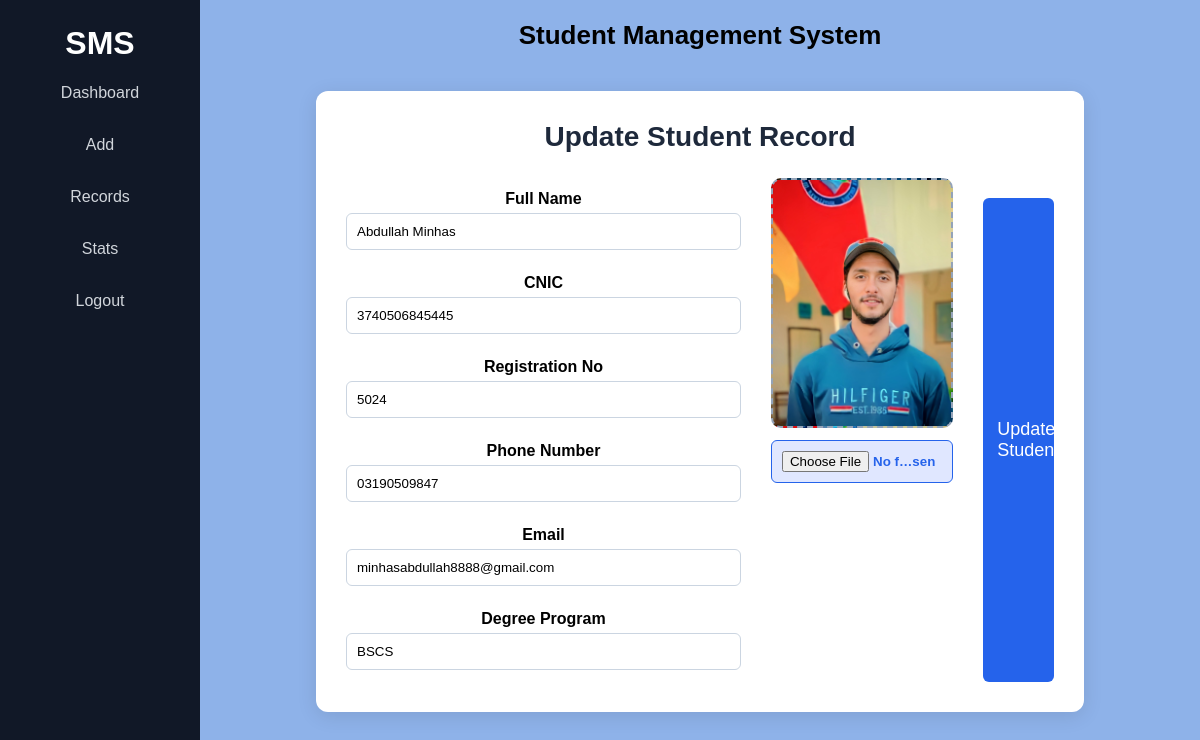
/update/2 (signed in), run on the app's committed database.
### app.py (models this page shows)
class Students(db.Model):
    id = db.Column(db.Integer, primary_key=True)
    name = db.Column(db.String(30), nullable = False)
    reg = db.Column(db.Integer, nullable = False, unique=True)
    phone = db.Column(db.String(12), unique=True)
    email = db.Column(db.String(30), nullable = False , unique=True)
    degree = db.Column(db.String(20), nullable = False)
    cnic = db.Column(db.String(20), nullable = False, unique=True)
    photo = db.Column(db.String(20), nullable=False)

### app.py (the view, shortened to what this page needs)
@app.route("/update/<int:id>", methods=["GET", "POST"])
def update(id):
    if "user_name" not in session:
        return redirect(url_for("login"))
    student = Students.query.get_or_404(id)
    return render_template("update.html", student=student)

### templates/update.html (shortened to what this page needs)
{% extends 'base.html' %}
{% block content %}
<div class="main">
    <div class="topbar">
        <h1>Student Management System</h1>
    </div>
    <div class="add-student-container">
        <h2>Update Student Record</h2>
        {% if student %}
        <div class="student-form-box">
            <form class="student-form-wrapper" method="POST" enctype="multipart/form-data">
                <div class="left-form">
                    <label>Full Name</label>
                    <input type="text" name="name" placeholder="Enter full name" value="{{ student.name }}" required>
                    <label>CNIC</label>
                    <input type="text" name="cnic" placeholder="Enter CNIC" value="{{ student.cnic }}" required>
                    <label>Registration No</label>
                    <input type="text" name="reg" placeholder="Enter registration number" value="{{ student.reg }}">
                    <label>Phone Number</label>
                    <input type="text" name="phone" placeholder="Enter phone number" value="{{ student.phone }}">
                    <label>Email</label>
                    <input type="email" name="email" placeholder="Enter email address" value="{{ student.email }}">
                    <label>Degree Program</label>
                    <input type="text" name="degree" placeholder="Enter degree name" value="{{ student.degree }}">
                </div>
           <div class="photo-section">
    <div class="photo-box" id="photoPreview"
        {% if student.photo %}
            style="background-image: url('{{ url_for('static', filename='uploads/' + student.photo) }}');"
        {% endif %}
    >
    </div>
    <input type="file" id="photoUpload" name="photo" accept="image/*" class="upload-btn">
</div>
            <button type="submit" class="submit-btn">Update Student</button>
        </form>
    </div>
</div>
{% endif %}
{% endblock content %}

### static/style.css (style rules this page uses)
* { margin: 0; padding: 0; box-sizing: border-box; font-family: Arial; }
body { display: flex; background: #ffffff; }
body { font-family: Arial, sans-serif; background: #8eb2e9; margin: 0; padding: 0; text-align: center; }
.main { flex: 1; padding: 20px; }
.topbar h1 { font-size: 26px; margin-bottom: 20px; }
.add-student-container { width: 80%; margin: 40px auto; background: white; padding: 30px; border-radius: 12px; box-shadow: 0 4px 20px rgba(0,0,0,0.1); }
.add-student-container h2 { text-align: center; margin-bottom: 25px; font-size: 28px; color: #1e293b; }
.student-form-box { display: flex; justify-content: center; }
.student-form-wrapper { display: flex; justify-content: space-between; width: 100%; gap: 30px; }
.left-form { width: 65%; }
.left-form label { font-weight: bold; display: block; margin-top: 12px; margin-bottom: 5px; }
.left-form input { width: 100%; padding: 10px; border: 1px solid #cbd5e1; border-radius: 6px; margin-bottom: 12px; }
.photo-section { width: 30%; text-align: center; }
.photo-box { width: 100%; height: 250px; border: 2px dashed #94a3b8; border-radius: 10px; display: flex; align-items: center; justify-content: center; color: #64748b; background-size: cover; background-position: center; margin-bottom: 12px; }
.upload-btn { width: 100%; padding: 10px; border: 1px solid #2563eb; border-radius: 6px; cursor: pointer; background: #e0e7ff; color: #2563eb; font-weight: bold; }
.submit-btn { width: 10%; padding: 14px; margin-top: 20px; background: #2563eb; border: none; color: white; font-size: 18px; border-radius: 6px; cursor: pointer; }

### data on the page
Students: name "Abdullah Minhas", cnic "3740506845445", reg "5024", phone "03190509847", email "minhasabdullah8888@gmail.com", degree "BSCS", photo (picture)
